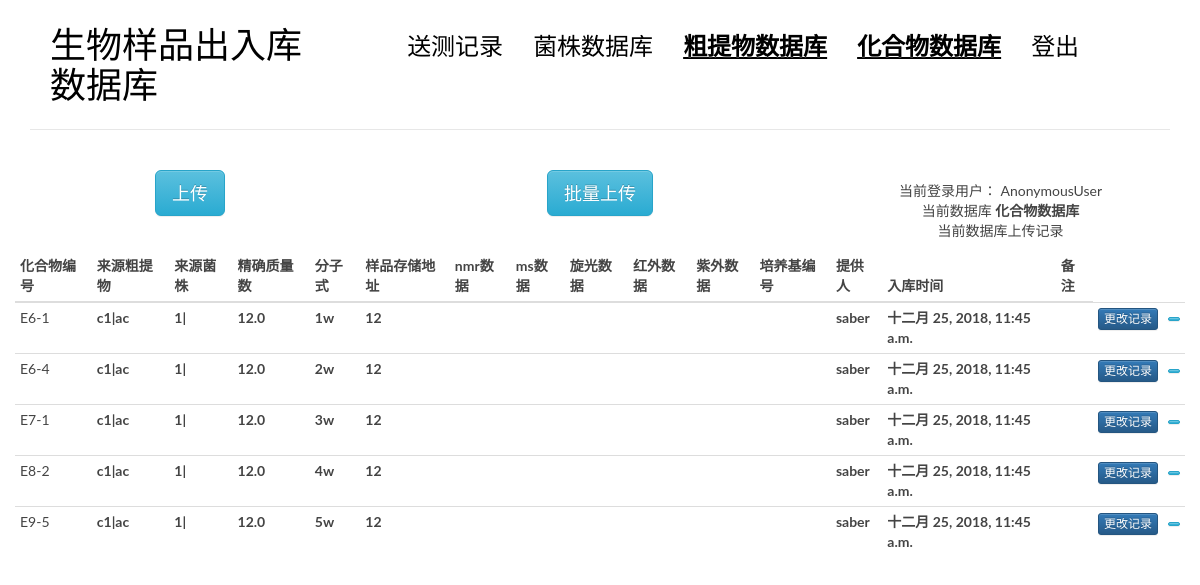
Page /cru/cru2cpd/1 on the committed database.
### blog/models.py (models this page shows, shortened)
class cpd(models.Model): ##化合物
    cpdnumber = models.CharField(max_length = 20, unique = True)#化合物编号，唯一
    fromcru = models.ForeignKey(crudeex)#来源粗提物
    frombact = models.ForeignKey(bact) #来源菌株
    mass = models.FloatField() #精确质量数
    stru = models.CharField(max_length = 50)#分子式
    recadd = models.CharField(max_length = 100)#样品存储地址
    nmr = models.CharField(max_length = 100, blank = True)#nmr数据
    ms = models.CharField(max_length = 100, blank = True)#ms数据
    rot = models.CharField(max_length = 100, blank = True)#旋光数据
    red = models.CharField(max_length = 100, blank = True)#红外数据
    blue = models.CharField(max_length = 100, blank = True)#紫外数据
    media = models.CharField(max_length = 50, blank = True)#培养基编号
    prov = models.ForeignKey(User)#提供人
    time = models.DateTimeField(auto_now_add=True, editable = True)#入库时间
    comment = models.CharField(max_length = 500, blank = True)

class crudeex(models.Model): ##粗提物
    frombact = models.ForeignKey(bact) ##来源菌株  %%没有显示出来
    mcccnumber = models.CharField(max_length = 50, unique = True) #mccc编号
    chinesename = models.CharField(max_length = 200, blank = True) #中文名
    recadd = models.CharField(max_length = 100)#样品存储地址
    media = models.CharField(max_length = 200) #培养基
    entertime = models.DateTimeField(auto_now_add=True,editable = True) #入库时间
    entervol = models.FloatField(blank = True,null = True) #入库体积
    entercol =  models.FloatField(blank = True,null = True) #入库浓度
    solvent = models.CharField(max_length = 100, blank = True) #溶剂
    exrmethod = models.CharField(max_length = 500, blank = True) #提取方法
    provider = models.ForeignKey(User) #提供人
    comment = models.CharField(max_length = 500, blank = True)
    def __str__(self):
        return self.mcccnumber + '|' + self.chinesename

class bact(models.Model):  #菌株
    bactnumber = models.CharField(max_length = 50,blank = False, unique = True) #菌株保藏编号 唯一
    sourcenum = models.CharField(max_length = 50, blank = True) #平台资源编号 输入
    genus = models.CharField(max_length = 200,blank = False) #属名 输入
    species = models.CharField(max_length = 200,blank = False) #种名 输入
    chinesename = models.CharField(max_length = 200, blank = True) #中文名 输入
    recadd = models.CharField(max_length = 100,blank = False)#样品存储地址 输入
    orinum = models.CharField(max_length = 100, blank = True) #原始资源编号 输入
    history = models.CharField(max_length = 100, blank = True) #来源历史 输入
    storetime = models.DateTimeField(auto_now_add=True,editable = True) #收藏时间
    media = models.CharField(max_length = 50,blank = False) #培养基编号 输入
    getmet = models.CharField(max_length = 100,blank = False) #获取途径 输入
    upload = models.ForeignKey(User, null = True)#保藏人
    modbact = models.CharField(max_length = 50, blank = True)#模式菌株 输入
    mianuse = models.CharField(max_length = 100, blank = True) #主要用途 输入
    danger = models.CharField(max_length = 100, blank = True) #生物危害程度 输入
    comment = models.CharField(max_length = 500, blank = True) #输入
    def __str__(self):
        return self.bactnumber + '|' + self.chinesename

### blog/crudeex.py (the view)
# urls.py: url(r'^cru/cru2cpd/(\d+)$', views.cru2cpd, name='cru2cpd'),
def cru2cpd(request, cruid):
    cru = crudeex.objects.get(id = cruid)
    lists = cpd.objects.filter(fromcru = cru)
    return render(request, 'blog/cpd.html', context = {'tests' : lists, 'msg' : -1} )

### blog/templatetags/blog_tags.py (called while the page is built)
@register.simple_tag
def get_all_cru():
    return crudeex.objects.all().order_by('-entertime')

### templates/blog/cpd.html (shortened to what this page needs)
{% extends 'base.html' %}
{% load blog_tags %}
{%block main %}
<body>
            <div class="row">
                <div class="col-md-4 col-sm-5 col-xs-8">
                    <center>
                        <button class="btn btn-info btn-primary btn-lg" data-toggle="modal" data-target="#myModal">
                            上传
                        </button>
                    </center>
                </div>
                <div class="col-md-4 col-sm-5 col-xs-8">
                    <center>
                        <button class="btn btn-info btn-primary btn-lg" data-toggle="modal" data-target="#batchinput">
                            批量上传
                        </button>
                    </center>
                </div>
                <div class="col-md-4 col-sm-7 col-xs-4">
                    <nav class="main-nav" role="navigation">
                        <div class="collapse navbar-collapse" id="bs-example-navbar-collapse-1">
                            <ul class="list-unstyled text-center" >
                                <li>当前登录用户： {{request.user}}</li>
                                <li>当前数据库 <strong>化合物数据库</strong></li>
                                <li>当前数据库上传记录 {{num}}</li>
                            </ul>
                        </div>
                    </nav>
                </div>
            </div>
            <div class="col-md-12 col-sm-7 col-xs-4">
            <table class="table table-hover table-condensed">
                    <thead>
                        <tr>
                            <th>化合物编号</th>
                            <th>来源粗提物</th>
                            <th>来源菌株</th>
                            <th>精确质量数</th>
                            <th>分子式</th>
                            <th>样品存储地址</th>
                            <th>nmr数据</th>
                            <th>ms数据</th>
                            <th>旋光数据</th>
                            <th>红外数据</th>
                            <th>紫外数据</th>
                            <th>培养基编号</th>
                            <th>提供人</th>
                            <th>入库时间</th>
                            <th>备注</th>
                        </tr>
                    </thead>
                    <tbody>
                            {% for test in tests %}
                            {% if request.user == test.prov %}
                            <tr class="row1 success"  data-whatever="{{test.id}}"
                            data-cpdnumber = "{{test.cpdnumber}}" data-frombact = "{{test.frombact}}"
                            data-mass = "{{test.mass}}" data-stru = "{{test.stru}}" data-recadd = "{{test.recadd}}"
                            data-nmr = "{{test.nmr}}" data-ms = "{{test.ms}}"
                            data-rot = "{{test.rot}}" data-red = "{{test.red}}"
                            data-blue = "{{test.blue}}" data-media = "{{test.media}}"
                            data-comment = "{{test.comment}}">
                            {% else %}
                            <tr class="row1" data-whatever="{{test.id}}"
                            data-cpdnumber = "{{test.cpdnumber}}" data-frombact = "{{test.frombact}}"
                            data-mass = "{{test.mass}}" data-stru = "{{test.stru}}" data-recadd = "{{test.recadd}}"
                            data-nmr = "{{test.nmr}}" data-ms = "{{test.ms}}"
                            data-rot = "{{test.rot}}" data-red = "{{test.red}}"
                            data-blue = "{{test.blue}}" data-media = "{{test.media}}"
                            data-comment = "{{test.comment}}">
                            {% endif %}
                                <td class = "field-cpdnumber"> {{test.cpdnumber}}</td>
                                <th class = "field-fromcru">{{test.fromcru}}</th>
                                <th class = "field-frombact">{{test.frombact}}</th>
                                <th class = "field-mass">{{test.mass}}</th>
                                <th class = "field-stru">{{test.stru}}</th>
                                <th class = "field-recadd">{{test.recadd}}</th>
                                <th class = "field-nmr">{{test.nmr}}</th>
                                <th class = "field-ms">{{test.ms}}</th>
                                <th class = "field-rot">{{test.rot}}</th>
                                <th class = "field-red">{{test.red}}</th>
                                <th class = "field-blue">{{test.blue}}</th>
                                <th class = "field-media">{{test.media}}</th>
                                <th class = "field-prov">{{test.prov}}</th>
                                <th class = "field-time">{{test.time}}</th>
                                <th class = "field-comment">{{test.comment}}</th>
                                <th><button type="button" class="btn btn-primary btn-xs"  data-toggle="modal" data-target="#alter" >更改记录</button></th>
                                <th><button type="button" class="btn  btn-info btn-xs"><a href="{% url 'blog:cpd2rec' test.id %}">{{test.num_rec}}</a></button></th>
                            </tr>
                            {% empty %}
                              <div class="row1">null</div>
                            {% endfor %}
                    </tbody>
                </table>
                </div>
                                    {% get_all_cru as cru_list %}
                                    {% get_all_cru as cru_list %}
</body>
{% endblock main %}

### blog/static/blog/css/custom.css (style rules this page uses)
* { outline: none; }
body { color: #444; font-family: 'Lato', sans-serif; }
.main-nav { margin-top: 11px; max-width: 95%; }

### rows in the picture
cpd: cpdnumber "E6-1", fromcru "c1|ac", frombact "1|", mass "12.0", stru "1w", recadd "12", prov "saber", time "十二月 25, 2018, 11:45 a.m."
cpd: cpdnumber "E6-4", fromcru "c1|ac", frombact "1|", mass "12.0", stru "2w", recadd "12", prov "saber", time "十二月 25, 2018, 11:45 a.m."
cpd: cpdnumber "E7-1", fromcru "c1|ac", frombact "1|", mass "12.0", stru "3w", recadd "12", prov "saber", time "十二月 25, 2018, 11:45 a.m."
cpd: cpdnumber "E8-2", fromcru "c1|ac", frombact "1|", mass "12.0", stru "4w", recadd "12", prov "saber", time "十二月 25, 2018, 11:45 a.m."
cpd: cpdnumber "E9-5", fromcru "c1|ac", frombact "1|", mass "12.0", stru "5w", recadd "12", prov "saber", time "十二月 25, 2018, 11:45 a.m."

### other values in the picture
{{ request.user }} "AnonymousUser"
